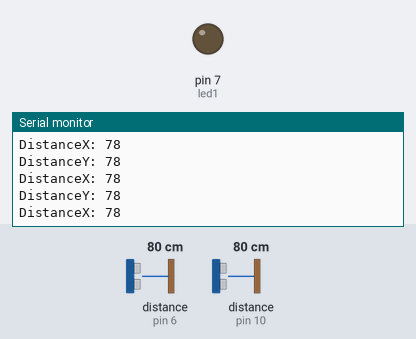
Recording of a sketch running on a simulated Arduino Uno, built with avr-gcc and run on an emulated ATmega328P. Parts: output pins drawn as LEDs (lit = HIGH), the last lines printed to the serial monitor. Wiring (inferred from the names in the program): 2 × ultrasonic range finder: trigger pin 5, echo pin 6 / trigger pin 9, echo pin 10. The test bench sets the inputs (shaded band); at power-on: distance to the obstacle (sensors on pin 6, pin 10) 80 cm. The echo pulse lasts 58.3 µs per cm; pins used as bus, display or sensor lines are not drawn.

Above: at 1.2 s.
1.3 s: distance to the obstacle (sensor on pin 6) set to 2 cm
At 2.4 s:
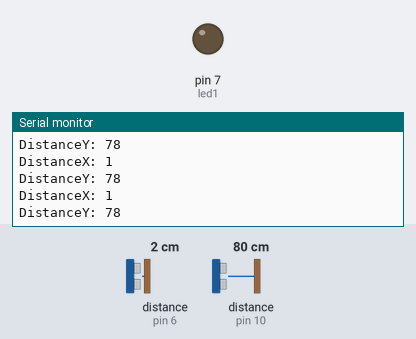
4.3 s: distance to the obstacle (sensor on pin 10) set to 2 cm
At 4.9 s:
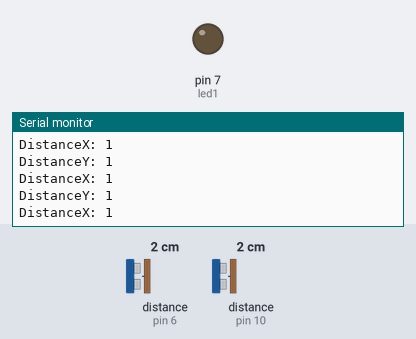
7.3 s: distance to the obstacle (sensor on pin 6) set to 18 cm
At 8.1 s:
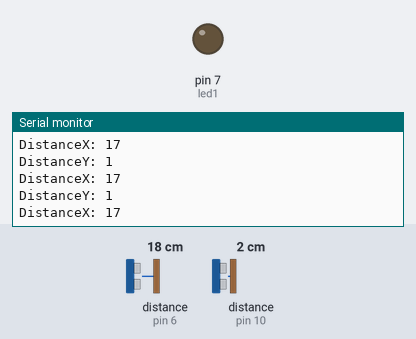
Timing chart, 0 to 10.3 s (numbered marks = the images above; inputs shaded):
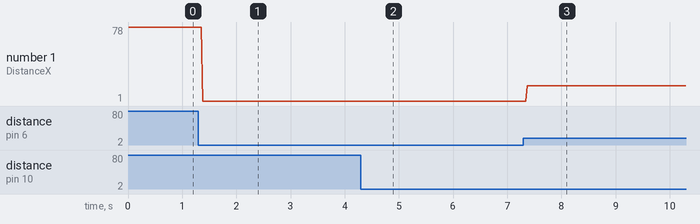

Measured:
- after the input at 1.3 s, the serial monitor: prints a new line after 0.08 s (image 1)
- after the input at 4.3 s, the serial monitor: prints a new line after 0.08 s (image 2)
- after the input at 7.3 s, the serial monitor: prints a new line after 0.07 s (image 3)
- plotted number 1: 78 → 1 after the input at 1.3 s, 1 → 17 after the input at 7.3 s

The sketch:

MaxUltraSonicSensor.ino
```cpp
//pin numbers
const int TRIGx = 5;
const int ECHOx = 6;
const int TRIGy = 9;
const int ECHOy = 10;
const int led1 = 7;

const int distanceToX = 16;
const int distanceToY = 14;

long durationx;
long durationy;
int distancex;
int distancey;
//use to get a consitant reading
int cycleCount;

void setup(){
  // initialize outputs and inputs
  pinMode(TRIGx, OUTPUT);
  pinMode(ECHOx, INPUT);
  pinMode(TRIGy, OUTPUT);
  pinMode(ECHOy, INPUT);
  pinMode(led1, OUTPUT);
  //clear output
  digitalWrite(led1, LOW);
  Serial.begin(9600);
  cycleCount = 0;
}

void loop(){
  //clear trig pin
  digitalWrite(TRIGx, LOW);
  digitalWrite(TRIGy, LOW);
  delayMicroseconds(2);

  // Sets the trigPin on HIGH state for 10 micro seconds
  digitalWrite(TRIGx, HIGH);
  delayMicroseconds(10);
  digitalWrite(TRIGx, LOW);

  // Reads the echoPin, returns the sound wave travel time in microseconds
  durationx = pulseIn(ECHOx, HIGH);
  // Calculating the distance
  distancex= durationx*0.034/2;

  // Sets the trigPin on HIGH state for 10 micro seconds
  digitalWrite(TRIGy, HIGH);
  delayMicroseconds(10);
  digitalWrite(TRIGy, LOW);

  // Reads the echoPin, returns the sound wave travel time in microseconds
  durationy = pulseIn(ECHOy, HIGH);
  // Calculating the distance
  distancey= durationy*0.034/2;

  // Prints the distance on the Serial Monitor
  Serial.print("DistanceX: ");
  Serial.println(distancex);
  Serial.print("DistanceY: ");
  Serial.println(distancey);

  //process output
  if (((distanceToX - 3) < distancex && distancex < (distanceToX +3)) && ((distanceToY - 3) < distancey && distancey < (distanceToY +3)))
  {
      cycleCount ++;
      if (cycleCount > 25){
        digitalWrite(led1, HIGH);
      }
  }
  else
  {
    cycleCount = 0;
    digitalWrite(led1, LOW);
  }
  delay(10);
}
```
